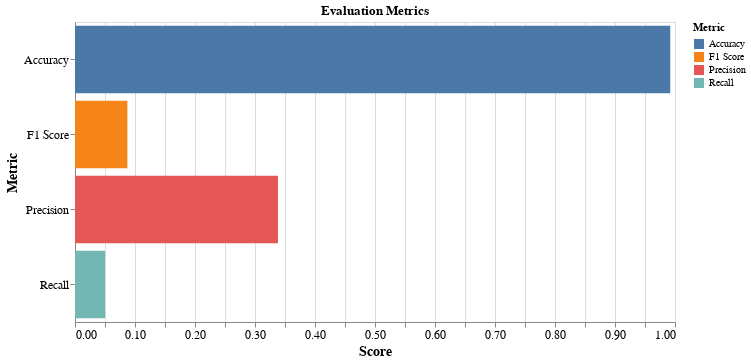

The notebook cell saved with this chart:
### Code cell
accuracy = accuracy_score(y_test, y_pred)
precision = precision_score(y_test, y_pred)
recall = recall_score(y_test, y_pred)
f1 = f1_score(y_test, y_pred)


metrics_scores = {
    "Accuracy": accuracy,
    "Precision": precision,
    "Recall": recall,
    "F1 Score": f1,
}

df_metrics = pd.DataFrame(list(metrics_scores.items()), columns=["Metric", "Score"])

alt.Chart(df_metrics).mark_bar().encode(
    y="Metric:N", x="Score:Q", color="Metric:N", text=alt.Text("Score:Q", format=".2f")
).properties(title="Evaluation Metrics", width=600, height=300).configure_axis(
    labelFontSize=12, titleFontSize=14
)

### Figure 1 — Vega-Lite specification as saved in the notebook (floating-point values rounded to 4 significant figures)
{"config": {"view": {"continuousWidth": 300, "continuousHeight": 300}, "axis": {"labelFontSize": 12, "titleFontSize": 14}}, "data": {"name": "data-79ff60dd6719e21063febc37e208740c"}, "mark": {"type": "bar"}, "encoding": {"color": {"field": "Metric", "type": "nominal"}, "text": {"field": "Score", "format": ".2f", "type": "quantitative"}, "x": {"field": "Score", "type": "quantitative"}, "y": {"field": "Metric", "type": "nominal"}}, "height": 300, "title": "Evaluation Metrics", "width": 600, "$schema": "https://vega.github.io/schema/vega-lite/v5.14.1.json", "datasets": {"data-79ff60dd6719e21063febc37e208740c": [{"Metric": "Accuracy", "Score": 0.9921}, {"Metric": "Precision", "Score": 0.3383}, {"Metric": "Recall", "Score": 0.05013}, {"Metric": "F1 Score", "Score": 0.08732}]}}
